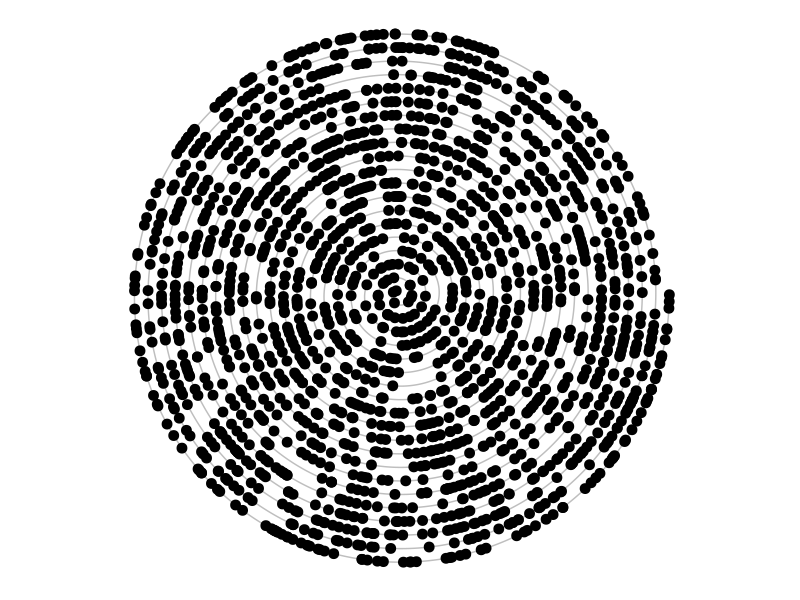

The R source for this figure:
# Description : Spiral Plot of discrete time plots
# Website : http://www.exegetic.biz/blog/2013/10/plotting-times-of-discrete-events/

doInstall <- TRUE # Change to FALSE if you don't want packages installed.
toInstall <- c("ggplot2")
if(doInstall){install.packages(toInstall, repos = "http://cran.r-project.org")}
lapply(toInstall, library, character.only = TRUE)

spiral.length <- function(phi) {
  phi * sqrt(1 + phi**2) + log(phi + sqrt(1 + phi**2))
}

spiral.plot <- function(t, nturn = 5, colour = "black") {
  npoint = nturn * 720
  #
  curve = data.frame(phi = (0:npoint) / npoint * 2 * pi * nturn, r = (0:npoint) / npoint)
  curve = transform(curve,
                    arclen = spiral.length(phi),
                    x = r* cos(phi),
                    y = r * sin(phi))
  #
  points = data.frame(arclen = t * max(curve$arclen) / max(t))
  points = within(points, {
    phi = approx(curve$arclen, curve$phi, arclen, rule = 2)$y
    r = approx(curve$arclen, curve$r, arclen, rule = 2)$y
    x = r* cos(phi)
    y = r * sin(phi)
  })
  #
  ggplot(curve, aes(x = x, y = y)) +
    geom_path(colour = "grey") +
    geom_point(data = points, aes(x = x, y = y), size = 3, colour = colour) +
    coord_fixed(ratio = 1) +
    theme(axis.text = element_blank(),
          axis.ticks = element_blank(),
          axis.title = element_blank(),
          panel.background = element_blank(),
          panel.grid.major = element_blank(),
          panel.grid.minor = element_blank())
}

Bq = 5
delay = rexp(2000, Bq)
decay = data.frame(delay, time = cumsum(delay))
spiral.plot(decay$time, 20)